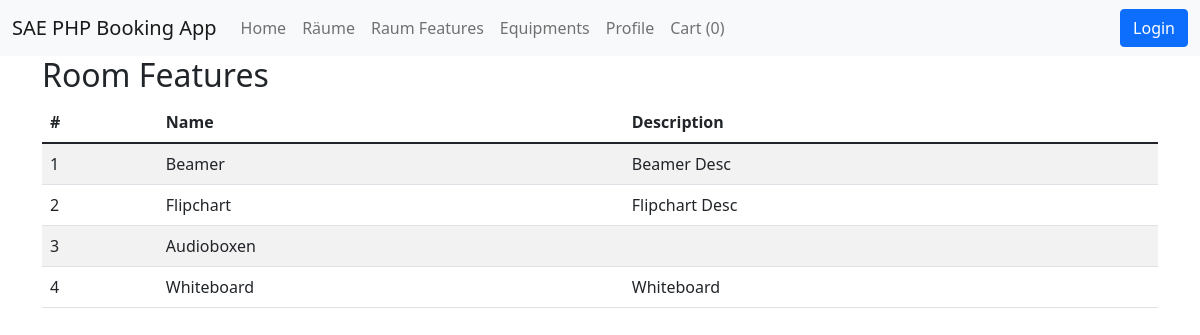
Page /public/room-features on the earlier database version.
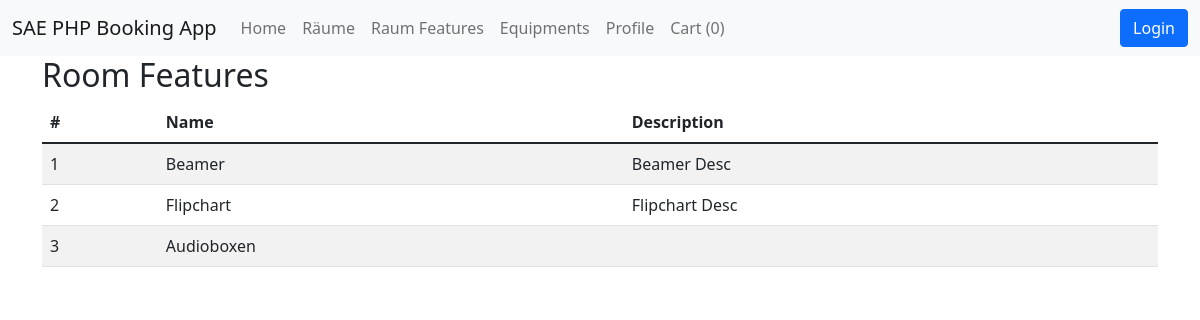
Same page on the later database version.
### tables this page shows
CREATE TABLE `room_features` (
  `id` int(11) NOT NULL,
  `name` varchar(255) NOT NULL,
  `description` text DEFAULT NULL,
  `created_at` timestamp NOT NULL DEFAULT current_timestamp(),
  `updated_at` timestamp NOT NULL DEFAULT current_timestamp() ON UPDATE current_timestamp(),
  `deleted_at` timestamp NULL DEFAULT NULL
);

### app/Controllers/RoomFeatureController.php (called while the page is built, shortened)
<?php
class RoomFeatureController
{
    public function index()
    {
        $roomFeatures = RoomFeature::all();
        View::render('room_features/index', [
            'roomFeatures' => $roomFeatures
        ]);
    }
}

### core/Bootloader.php (called while the page is built, shortened)
<?php
class Bootloader
{
    public function __construct()
    {
        try {
            $router = new Router();
            $router->route();
        } catch (\Exception $exception) {
            ExceptionHandler::handle($exception);
        }
    }
}

### public/index.php (called while the page is built, shortened)
<?php
spl_autoload_register(function ($namespaceAndClassname) {
    $namespaceAndClassname = str_replace('Core', 'core', $namespaceAndClassname);
    $namespaceAndClassname = str_replace('App', 'app', $namespaceAndClassname);
    $filepath = str_replace('\\', '/', $namespaceAndClassname);
});
$app = new \Core\Bootloader();

### core/Config.php (called while the page is built, shortened)
<?php
class Config
{
    public static function get (string $filenameAndKey, mixed $default = null): mixed
    {
        [$filename, $key] = explode('.', $filenameAndKey);
        $path = __DIR__ . "/../config/$filename.php";
        if (file_exists($path)) {
            $config = require $path;
            if (array_key_exists($key, $config)) {
                return $config[$key];
            }
        }
        return $default;
    }
}

### config/app.php (called while the page is built)
<?php
return [
    'app-name' => 'SAE PHP Booking App',
    'app-slug' => 'sae-php-mvc-session',
    'baseurl' => 'http://localhost:8080/mvc/public',
    'environment' => 'dev',
    'default-layout' => 'default',
    'max-upload-size' => 1024 * 1024 * 10,
    'uploads-folder' => '/uploads',
    'booking-start' => 8,
    'booking-end' => 23,
];

### app/Services/CartService.php (called while the page is built, shortened)
<?php
class CartService
{
    public static function getCount(): int
    {
        $count = 0;
        return $count;
    }
}

### core/Session.php (called while the page is built, shortened)
<?php
class Session
{
    public static function get(string $key, mixed $default = null): mixed
    {
        return $default;
    }
}

### core/Models/AbstractUser.php (called while the page is built, shortened)
<?php
abstract class AbstractUser extends AbstractModel
{
    #[Pure] public static function isLoggedIn(): bool
    {
        return false;
    }
}

### config/database.php (called while the page is built)
<?php
return [
    'host' => 'mariadb',
    'user' => 'root',
    'password' => 'password',
    'dbname' => 'mvc'
];

### core/Database.php (called while the page is built, shortened)
<?php
class Database
{
    private object $link;
    private mixed $lastResult;
    public function __construct()
    {
        $this->link = new mysqli(
            Config::get('database.host'),
            Config::get('database.user'),
            Config::get('database.password'),
            Config::get('database.dbname'),
            Config::get('database.port', 3306),
            Config::get('database.socket')
        );
        $this->link->set_charset('utf8');
    }
    public function query(string $query, array $params = []): bool|array
    {
        if (empty($params)) {
            $this->lastResult = $this->executeQuery($query);
        } else {
            $this->lastResult = $this->prepareStatementAndExecuteQuery($query, $params);
        }
        $this->data = $this->lastResult->fetch_all(MYSQLI_ASSOC);
        return $this->data;
    }
    private function executeQuery(string $query): mysqli_result|bool
    {
        return $this->link->query($query);
    }
}

### core/Models/AbstractModel.php (called while the page is built, shortened)
<?php
abstract class AbstractModel
{
    public static function handleResult(array $results): array
    {
        $objects = [];
        foreach ($results as $result) {
            $objects[] = new $calledClass(...$result);
        }
        return $objects;
    }
    public static function getTablenameFromClassname(): string
    {
        $calledClass = get_called_class();
        if (defined("$calledClass::TABLENAME")) {
            return $calledClass::TABLENAME;
        }
        $particles = explode('\\', $calledClass);
        $classname = array_pop($particles);
        $tablename = strtolower($classname) . 's';
        return $tablename;
    }
}

### core/Traits/SoftDelete.php (called while the page is built, shortened)
<?php
trait SoftDelete
{
    public static function all(?string $orderBy = null, ?string $direction = null): array
    {
        $database = new Database();
        $tablename = self::getTablenameFromClassname();
        if ($orderBy === null) {
            $result = $database->query("SELECT * FROM $tablename WHERE deleted_at IS NULL");
        } else {
            $result = $database->query(
                "SELECT * FROM $tablename WHERE deleted_at IS NULL ORDER BY $orderBy $direction"
            );
        }
        return self::handleResult($result);
    }
}

### resources/views/templates/room_features/index.php (the view, shortened to what this page needs)
<h2>
    Room Features
</h2>
<table class="table table-striped">
    <thead>
    <th>#</th>
    <th>Name</th>
    <th>Description</th>
    </thead>
    <?php
    foreach ($roomFeatures as $roomFeature): ?>
        <tr>
            <td><?php
                echo $roomFeature->id; ?></td>
            <td><?php
                echo $roomFeature->name; ?></td>
            <td><?php
                echo $roomFeature->description; ?></td>
        </tr>
    <?php
    endforeach; ?>
</table>

### core/Router.php (shortened to what this page needs)
<?php
class Router
{
    private array $routes = [];
    private function loadRoutes()
    {
        $webRoutes = require_once __DIR__ . '/../routes/web.php';
        $this->routes = $webRoutes;
    }
    public function route()
    {
        $path = '';
        if (isset($_GET['path'])) {
            $path = $_GET['path'];
        }
        $path = '/' . rtrim($path, '/');
        $callable = [];
        $params = [];
        if (array_key_exists($path, $this->routes)) {
            $callable = $this->routes[$path];
        }
        if (empty($callable)) {
            throw new \Exception('Not Found', 404);
        } else {
            $controller = new $callable[0]();
            $action = $callable[1];
            $controller->$action(...$params);
        }
    }
}

### core/View.php (shortened to what this page needs)
<?php
class View
{
    public static function render(
        string $template,
        array $params = [],
        ?string $layout = null,
        bool $useCoreTemplates = false
    ) {
        if ($layout === null) {
            $layout = Config::get('app.default-layout', 'default');
        }
        $viewBasePath = __DIR__ . '/../resources/views';
        $layoutsBasePath = "{$viewBasePath}/layouts";
        $templatesBasePath = "{$viewBasePath}/templates";
        $templatePath = "$templatesBasePath/$template.php";
        if ($useCoreTemplates === true) {
            require_once $templatePath;
        } else {
            require_once "$layoutsBasePath/$layout.php";
        }
    }
}

### resources/views/layouts/default.php (shortened to what this page needs)
<!doctype html>
<html lang="en">
<head>
    <link href="https://cdn.jsdelivr.net/npm/bootstrap@5.1.3/dist/css/bootstrap.min.css" rel="stylesheet">
    <link rel="stylesheet" href="<?php echo BASE_URL; ?>/css/styles.css">
</head>
<body>
<?php
require_once __DIR__ . '/../partials/nav.php'; ?>
<div class="container">
    <?php
    require_once $templatePath; ?>
</div>
</body>
</html>

### resources/views/partials/nav.php (shortened to what this page needs)
<nav class="navbar navbar-expand-lg navbar-light bg-light">
    <div class="container-fluid">
        <a class="navbar-brand" href="#"><?php echo \Core\Config::get('app.app-name'); ?></a>
        <div class="collapse navbar-collapse" id="navbarSupportedContent">
            <ul class="navbar-nav me-auto mb-2 mb-lg-0">
                <li class="nav-item">
                    <a class="nav-link" href="<?php echo BASE_URL; ?>/home">Home</a>
                </li>
                <li class="nav-item">
                    <a class="nav-link" href="<?php echo BASE_URL; ?>/rooms">Räume</a>
                </li>
                <li class="nav-item">
                    <a class="nav-link" href="<?php echo BASE_URL; ?>/room-features">Raum Features</a>
                </li>
                <li class="nav-item">
                    <a class="nav-link" href="<?php echo BASE_URL; ?>/equipments">Equipments</a>
                </li>
                <li class="nav-item">
                    <a class="nav-link" href="<?php echo BASE_URL; ?>/profile">Profile</a>
                </li>
                <li class="nav-item">
                    <a class="nav-link" href="<?php echo BASE_URL; ?>/cart">Cart (<?php echo \App\Services\CartService::getCount(); ?>)</a>
                </li>
            </ul>
            <?php
            if (\App\Models\User::isLoggedIn()):?>
                <div class="d-flex">
                    Eingeloggt: <?php echo \App\Models\User::getLoggedIn()->username; ?>
                    (<a href="<?php echo BASE_URL ?>/logout">Logout</a>)
                </div>
            <?php else: ?>
                <a class="btn btn-primary" href="<?php echo BASE_URL; ?>/login">Login</a>
            <?php endif; ?>
        </div>
    </div>
</nav>

Differences in the rows shown:
removed room_features: id "4", name "Whiteboard", description "Whiteboard"
